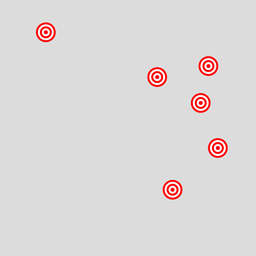
#> input picture assets/generated_image.png, 256 x 256 px, shrunk from 1000 x 1000 before the run
$ python -i detect_objects.py   (imports and definitions only)
#> lines starting #> are read from the running program, lines starting #| are printed output that depends on the picture; after the words box and inside, x2 and y2 are one past the last pixel; in counts of white or black regions, pixels touching at a corner belong together
from collections import deque
from PIL import Image
import numpy as np

class ObjectDetector:
    def __init__(self, image_path, dbscan_eps = None, dbscan_min_samples = 5, max_iterations = 20):
#> called with image_path = 'assets/generated_image.png', dbscan_min_samples = 5, max_iterations = 20
        self.image = np.array(Image.open(image_path).convert('RGB'))
        self.height = self.image.shape[0]
#> self.height = 256
        self.width = self.image.shape[1]
#> self.width = 256

        self.dbscan_eps = dbscan_eps if dbscan_eps is not None else min(self.height, self.width) / 100 # we may need to change this. For bigger balls, decrease 100, for smaller, increase
#> self.dbscan_eps = 2.56
        self.dbscan_min_samples = dbscan_min_samples
        self.max_iterations = max_iterations

    def detect_objects(self):
        grayscale_image = self.to_grayscale()
        blurred_image = self.blur(grayscale_image, kernel_size = 3)
        edges = self.sobel_edge_detection(blurred_image)
        binary_image = self.threshold(edges, threshold_value = 15)

        data_points = np.argwhere(binary_image == 1)

        if data_points.size == 0:
            return []

        clusters = self.dbscan(data_points)

        unique_clusters = set(clusters)
        unique_clusters.discard(-1)

        objects = []
        for cluster_id in unique_clusters:
            cluster_points = data_points[clusters == cluster_id]
            if cluster_points.size == 0:
                continue

            y_min, x_min = cluster_points.min(axis = 0)
            y_max, x_max = cluster_points.max(axis = 0)

            center = ((y_min + y_max) // 2, (x_min + x_max) // 2)
            radius = max(x_max - x_min, y_max - y_min) // 2

            objects.append({
                'center': tuple(center),
                'radius': int(radius),
            })

        # DBSCAN deals with touching edges, but it doesn't work (if epsilon is not big enough) when one object is inside another, so we need to remove inner balls and only leave outer ones.
        filtered_objects = []
        for i, obj1 in enumerate(objects):
            is_inside = False

            for j, obj2 in enumerate(objects):
                if i != j:
                    distance = np.linalg.norm(np.array(obj1['center']) - np.array(obj2['center']))
                    if distance + obj1['radius'] <= obj2['radius']:
                        is_inside = True
                        break

            if not is_inside:
                filtered_objects.append(obj1)

        return filtered_objects

    def to_grayscale(self):
        r = self.image[:, :, 0].astype(np.float64)
        g = self.image[:, :, 1].astype(np.float64)
        b = self.image[:, :, 2].astype(np.float64)

        gray = (0.299 * r + 0.587 * g + 0.114 * b)
        return np.clip(gray, 0, 255).astype(np.uint8)

    def blur(self, image, kernel_size = 3):
        kernel = np.ones((kernel_size, kernel_size), dtype = np.float64)
        kernel /= (kernel_size ** 2)
        return self.convolve(image, kernel)
#> after the loop in convolve, `for i in range(image.shape[0]):`:
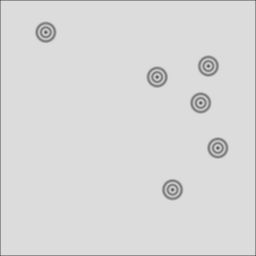
#> convolved: shape (256, 256) float64; min 81.22, max 222.3, mean 216.8

    def sobel_edge_detection(self, image):
        sobel_x = np.array([[-1, 0, 1],
                            [-2, 0, 2],
                            [-1, 0, 1]], dtype = np.float64)
        sobel_y = np.array([[-1, -2, -1],
                            [0,  0,  0],
                            [1,  2,  1]], dtype = np.float64)

        grad_x = self.convolve(image, sobel_x)
#> in convolve (call 2), `padded_image = np.pad(image, ((pad_h, pad_h), (pad_w, pad_w)), mode = ..`:
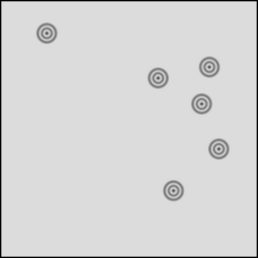
#> padded_image: shape (258, 258) float64; min 0, max 222.3, mean 213.5
#> after the loop in convolve (call 2), `for i in range(image.shape[0]):`:
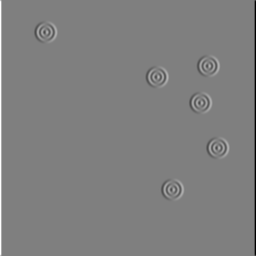
#> convolved: shape (256, 256) float64; min -880, max 880, mean 0; drawn with min black and max white
        grad_y = self.convolve(image, sobel_y)
#> after the loop in convolve (call 3), `for i in range(image.shape[0]):`:
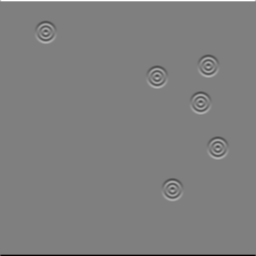
#> convolved: shape (256, 256) float64; min -880, max 880, mean 0; drawn with min black and max white

        magnitude = np.sqrt(grad_x ** 2 + grad_y ** 2)
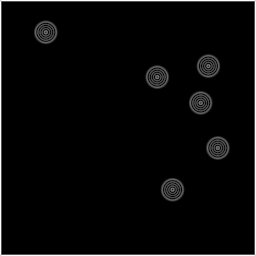
#> magnitude: shape (256, 256) float64; min 0, max 880, mean 26.6; drawn with min black and max white
        max_val = magnitude.max()
#> max_val = 880

        if max_val > 0:
            magnitude = (magnitude / max_val) * 255.0

        return magnitude.astype(np.uint8)

    def convolve(self, image, kernel):
        kernel_height, kernel_width = kernel.shape
        pad_h = kernel_height // 2
        pad_w = kernel_width // 2

        padded_image = np.pad(image, ((pad_h, pad_h), (pad_w, pad_w)),
                              mode = 'constant', constant_values = 0)

        convolved = np.zeros_like(image, dtype=np.float64)

        for i in range(image.shape[0]):
            for j in range(image.shape[1]):
                region = padded_image[i : i + kernel_height, j : j + kernel_width]
                convolved[i, j] = np.sum(region * kernel)

        return convolved

    def threshold(self, image, threshold_value = 25, border_size = 5):
#> called with threshold_value = 15, border_size = 5
        thresholded = (image > threshold_value).astype(np.uint8)
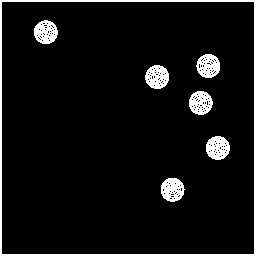
#> thresholded: shape (256, 256); values 0 (black) and 1 (white), 6.9% white; 7 white regions, largest, box (x1, y1, x2, y2) and area: (0, 0, 256, 256) 2032, (206, 136, 230, 160) 426, (161, 178, 185, 202) 418

        thresholded[:border_size, :] = 0
        thresholded[-border_size:, :] = 0
        thresholded[:, :border_size] = 0
        thresholded[:, -border_size:] = 0
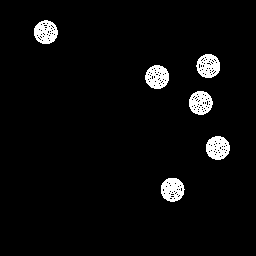
#> thresholded: shape (256, 256); values 0 (black) and 1 (white), 3.8% white; 6 white regions, box (x1, y1, x2, y2) and area: (206, 136, 230, 160) 426, (161, 178, 185, 202) 418, (145, 65, 169, 89) 417, (34, 20, 58, 44) 411, (196, 54, 220, 78) 408, (189, 91, 213, 115) 408
#> in detect_objects, `data_points = np.argwhere(binary_image == 1)`: data_points = 2488 pairs, first value 20 to 201, second value 34 to 229

        return thresholded

    def dbscan(self, points):
        #  0  => unvisited
        # -1  => noise
        # >0  => cluster IDs
        clusters = np.zeros(len(points), dtype = int)
#> clusters = 2488 values from 0 to 0
        cluster_id = 0

        for i in range(len(points)):
            if clusters[i] != 0:
                continue

            neighbors = self.region_query(points, i)

            if len(neighbors) < self.dbscan_min_samples:
                clusters[i] = -1
            else:
                cluster_id += 1
                self.grow_cluster(points, clusters, i, neighbors, cluster_id)
#> this loop made 2488 passes
#> after the loop, cluster_id = 6; clusters = 2488 values, max 6 at index 2070, min 1 at index 0, mean 3.52

        return clusters

    def grow_cluster(self, points, clusters, start_idx, neighbors, cluster_id):
        queue = deque(neighbors)
        clusters[start_idx] = cluster_id

        while queue:
            current_idx = queue.popleft()

            if clusters[current_idx] == 0 or clusters[current_idx] == -1:
                clusters[current_idx] = cluster_id
                current_neighbors = self.region_query(points, current_idx)

                if len(current_neighbors) >= self.dbscan_min_samples:
                    for idx in current_neighbors:
                        if clusters[idx] == 0 or clusters[idx] == -1:
                            queue.append(idx)

    def region_query(self, points, idx):
        distances = np.linalg.norm(points - points[idx], axis = 1)
        return np.where(distances < self.dbscan_eps)[0]

>>> result = ObjectDetector('assets/generated_image.png').detect_objects()
#> in detect_objects, `unique_clusters = set(clusters)`: unique_clusters = 6 items
#> the loop in detect_objects, `for cluster_id in unique_clusters:` made 6 passes
#> (y_min, x_min, y_max, x_max, center) on passes 1 to 6: (20, 34, 43, 57, (31, 45)), (54, 196, 77, 219, (65, 207)), (65, 145, 88, 168, (76, 156)), (91, 189, 114, 212, (102, 200)), (136, 206, 159, 229, (147, 217)), (178, 161, 201, 184, (189, 172))
#> the loop in detect_objects, `for i, obj1 in enumerate(objects):` made 6 passes
#> obj1 on passes 1 to 6: {'center': (31, 45), 'radius': 11}, {'center': (65, 207), 'radius': 11}, {'center': (76, 156), 'radius': 11}, {'center': (102, 200), 'radius': 11}, {'center': (147, 217), 'radius': 11}, {'center': (189, 172), 'radius': 11}
#> result = 6 items
